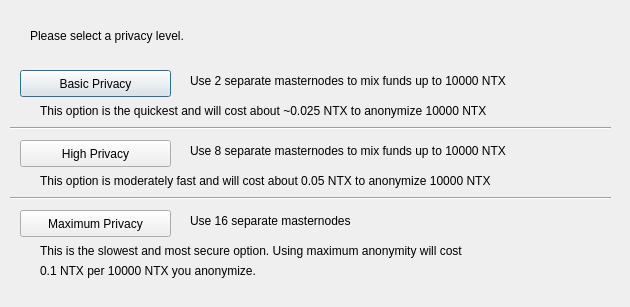
<?xml version="1.0" encoding="UTF-8"?>
<ui version="4.0">
 <class>ObfuscationConfig</class>
 <widget class="QDialog" name="ObfuscationConfig">
  <property name="geometry">
   <rect>
    <x>0</x>
    <y>0</y>
    <width>630</width>
    <height>307</height>
   </rect>
  </property>
  <property name="windowTitle">
   <string>Configure Obfuscation</string>
  </property>
  <widget class="QPushButton" name="buttonBasic">
   <property name="geometry">
    <rect>
     <x>20</x>
     <y>70</y>
     <width>151</width>
     <height>27</height>
    </rect>
   </property>
   <property name="text">
    <string>Basic Privacy</string>
   </property>
  </widget>
  <widget class="QPushButton" name="buttonHigh">
   <property name="geometry">
    <rect>
     <x>20</x>
     <y>140</y>
     <width>151</width>
     <height>27</height>
    </rect>
   </property>
   <property name="text">
    <string>High Privacy</string>
   </property>
  </widget>
  <widget class="QPushButton" name="buttonMax">
   <property name="geometry">
    <rect>
     <x>20</x>
     <y>210</y>
     <width>151</width>
     <height>27</height>
    </rect>
   </property>
   <property name="text">
    <string>Maximum Privacy</string>
   </property>
  </widget>
  <widget class="QLabel" name="label">
   <property name="geometry">
    <rect>
     <x>30</x>
     <y>20</y>
     <width>571</width>
     <height>31</height>
    </rect>
   </property>
   <property name="text">
    <string>Please select a privacy level.</string>
   </property>
  </widget>
  <widget class="QLabel" name="label_2">
   <property name="geometry">
    <rect>
     <x>190</x>
     <y>70</y>
     <width>421</width>
     <height>21</height>
    </rect>
   </property>
   <property name="text">
    <string>Use 2 separate masternodes to mix funds up to 10000 NTX</string>
   </property>
  </widget>
  <widget class="QLabel" name="label_3">
   <property name="geometry">
    <rect>
     <x>190</x>
     <y>140</y>
     <width>411</width>
     <height>21</height>
    </rect>
   </property>
   <property name="text">
    <string>Use 8 separate masternodes to mix funds up to 10000 NTX</string>
   </property>
  </widget>
  <widget class="QLabel" name="label_4">
   <property name="geometry">
    <rect>
     <x>190</x>
     <y>210</y>
     <width>421</width>
     <height>21</height>
    </rect>
   </property>
   <property name="text">
    <string>Use 16 separate masternodes</string>
   </property>
  </widget>
  <widget class="QLabel" name="label_6">
   <property name="geometry">
    <rect>
     <x>40</x>
     <y>100</y>
     <width>561</width>
     <height>21</height>
    </rect>
   </property>
   <property name="text">
    <string>This option is the quickest and will cost about ~0.025 NTX to anonymize 10000 NTX</string>
   </property>
  </widget>
  <widget class="QLabel" name="label_7">
   <property name="geometry">
    <rect>
     <x>40</x>
     <y>170</y>
     <width>561</width>
     <height>21</height>
    </rect>
   </property>
   <property name="text">
    <string>This option is moderately fast and will cost about 0.05 NTX to anonymize 10000 NTX</string>
   </property>
  </widget>
  <widget class="QLabel" name="label_8">
   <property name="geometry">
    <rect>
     <x>40</x>
     <y>240</y>
     <width>561</width>
     <height>21</height>
    </rect>
   </property>
   <property name="text">
    <string>This is the slowest and most secure option. Using maximum anonymity will cost</string>
   </property>
  </widget>
  <widget class="QLabel" name="label_9">
   <property name="geometry">
    <rect>
     <x>40</x>
     <y>260</y>
     <width>561</width>
     <height>21</height>
    </rect>
   </property>
   <property name="text">
    <string>0.1 NTX per 10000 NTX you anonymize.</string>
   </property>
  </widget>
  <widget class="Line" name="line">
   <property name="geometry">
    <rect>
     <x>10</x>
     <y>120</y>
     <width>601</width>
     <height>16</height>
    </rect>
   </property>
   <property name="orientation">
    <enum>Qt::Horizontal</enum>
   </property>
  </widget>
  <widget class="Line" name="line_2">
   <property name="geometry">
    <rect>
     <x>10</x>
     <y>190</y>
     <width>601</width>
     <height>16</height>
    </rect>
   </property>
   <property name="orientation">
    <enum>Qt::Horizontal</enum>
   </property>
  </widget>
 </widget>
 <resources/>
 <connections/>
</ui>
